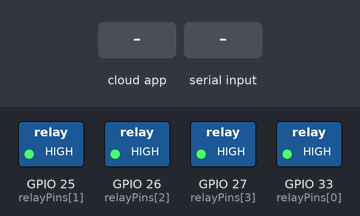
A sketch run on a simulated ESP32. Parts: switched loads named in the sketch (green lamp = pin HIGH). Inputs (shaded band) come from the test bench. WiFi joins after 1.5 s; servers stay silent unless stated; nothing arrives over Bluetooth unless stated.

Above: at 2.7 s.
2.8 s: the phone or cloud app sets DEVICE_ID_1 to 1
At 4.0 s:
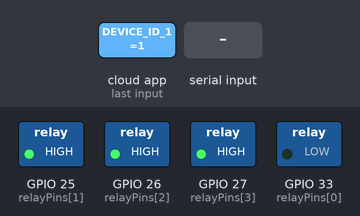
4.3 s: the phone or cloud app sets DEVICE_ID_2 to 1
At 5.4 s:
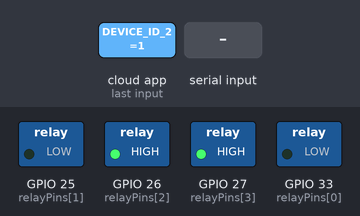
5.8 s: the phone or cloud app sets DEVICE_ID_3 to 1
At 6.5 s:
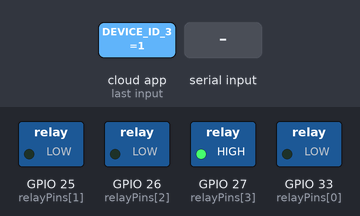
7.3 s: the phone or cloud app sets DEVICE_ID_4 to 1
At 7.6 s:
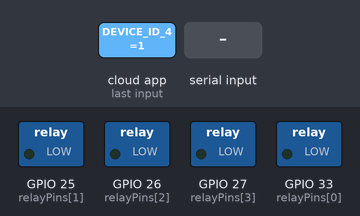
8.8 s: "OFF1\n" received over the second serial link
At 10.0 s:
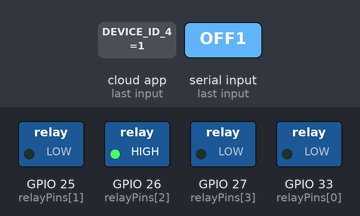
10.3 s: the phone or cloud app sets DEVICE_ID_1 to 0
At 11.2 s:
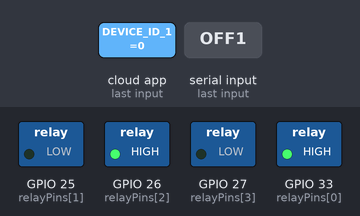
Timing chart, 0 to 12.8 s (numbered marks = the images above; inputs shaded):
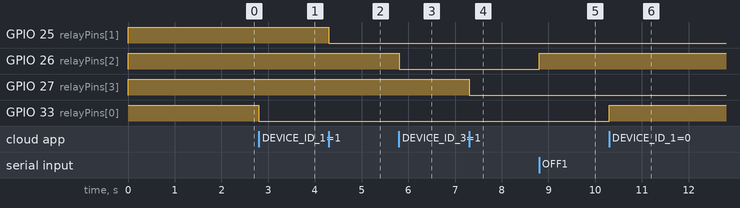

Measured:
- after the input at 2.8 s, GPIO 33 (relayPins[0]): HIGH → LOW at once
- after the input at 4.3 s, GPIO 25 (relayPins[1]): HIGH → LOW at once
- after the input at 5.8 s, GPIO 26 (relayPins[2]): HIGH → LOW at once
- after the input at 7.3 s, GPIO 27 (relayPins[3]): HIGH → LOW at once
- after the input at 8.8 s, GPIO 26 (relayPins[2]): LOW → HIGH at once
- after the input at 10.3 s, GPIO 33 (relayPins[0]): LOW → HIGH at once

The sketch:

main.ino
```cpp
#define ENABLE_DEBUG

#include <WiFi.h>
#include "BluetoothSerial.h"
#include "SinricPro.h"
#include "SinricProSwitch.h"

BluetoothSerial SerialBT;

// ===== WiFi Credentials (DEMO) =====
#define WIFI_SSID     "YOUR_WIFI_NAME"
#define WIFI_PASS     "YOUR_WIFI_PASSWORD"

// ===== Sinric Pro Credentials (DEMO) =====
#define APP_KEY       "YOUR_APP_KEY"
#define APP_SECRET    "YOUR_APP_SECRET"

// ===== Device IDs (DEMO) =====
#define DEVICE_ID_1   "DEVICE_ID_1" // Bulb 1
#define DEVICE_ID_2   "DEVICE_ID_2" // Bulb 2
#define DEVICE_ID_3   "DEVICE_ID_3" // Tube Light
#define DEVICE_ID_4   "DEVICE_ID_4" // Charging Socket

// ===== Relay Pins (LOW level trigger) =====
int relayPins[4] = {33, 25, 26, 27};

// ===== Relay Control =====
void setRelay(int relay, bool state) {
  digitalWrite(relayPins[relay], state ? LOW : HIGH);

  String feedback = "STATE:";
  feedback += String(relay + 1);
  feedback += state ? ":ON" : ":OFF";

  SerialBT.println(feedback);
}

// ===== Sinric Callback =====
bool onPowerState(const String &deviceId, bool &state) {

  if (deviceId == DEVICE_ID_1) setRelay(0, state);
  else if (deviceId == DEVICE_ID_2) setRelay(1, state);
  else if (deviceId == DEVICE_ID_3) setRelay(2, state);
  else if (deviceId == DEVICE_ID_4) setRelay(3, state);

  return true;
}

void setup() {
  Serial.begin(115200);

  // Relay setup
  for (int i = 0; i < 4; i++) {
    pinMode(relayPins[i], OUTPUT);
    digitalWrite(relayPins[i], HIGH); // OFF
  }

  // Bluetooth
  SerialBT.begin("ESP32_Home_Control");

  // WiFi Connection
  WiFi.begin(WIFI_SSID, WIFI_PASS);
  unsigned long startAttemptTime = millis();

  while (WiFi.status() != WL_CONNECTED &&
         millis() - startAttemptTime < 10000) {
    delay(500);
  }

  // ===== SinricPro Device Setup =====
  SinricProSwitch &sw1 = SinricPro[DEVICE_ID_1];
  SinricProSwitch &sw2 = SinricPro[DEVICE_ID_2];
  SinricProSwitch &sw3 = SinricPro[DEVICE_ID_3];
  SinricProSwitch &sw4 = SinricPro[DEVICE_ID_4];

  sw1.onPowerState(onPowerState);
  sw2.onPowerState(onPowerState);
  sw3.onPowerState(onPowerState);
  sw4.onPowerState(onPowerState);

  SinricPro.begin(APP_KEY, APP_SECRET);
  SinricPro.restoreDeviceStates(true);
}

void loop() {

  // Mode indication
  if (WiFi.status() == WL_CONNECTED) {
    SerialBT.println("MODE:CLOUD");
  } else {
    SerialBT.println("MODE:BT");
  }

  // Auto reconnect WiFi
  if (WiFi.status() != WL_CONNECTED) {
    Serial.println("WiFi Lost! Reconnecting...");
    WiFi.begin(WIFI_SSID, WIFI_PASS);
    delay(5000);
  }

  SinricPro.handle();

  // ===== Bluetooth Control =====
  if (SerialBT.available()) {
    String cmd = SerialBT.readStringUntil('\n');
    cmd.trim();

    if (cmd == "ON1") setRelay(2, true);
    else if (cmd == "OFF1") setRelay(2, false);
    else if (cmd == "ON2") setRelay(0, true);
    else if (cmd == "OFF2") setRelay(0, false);
    else if (cmd == "ON3") setRelay(1, true);
    else if (cmd == "OFF3") setRelay(1, false);
    else if (cmd == "ON4") setRelay(3, true);
    else if (cmd == "OFF4") setRelay(3, false);
  }
}


// #define ENABLE_DEBUG

// #include <WiFi.h>
// #include "BluetoothSerial.h"
// #include "SinricPro.h"
// #include "SinricProSwitch.h"

// BluetoothSerial SerialBT;

// // ===== WiFi Credentials =====
// #define WIFI_SSID     "Faiz"
// #define WIFI_PASS     "Faiz@123"

// // ===== Sinric Pro Credentials =====
// #define APP_KEY       "ea8f86aa-1769-4789-81e6-0e4d4d977250"
// #define APP_SECRET    "eb55a33e-8401-495d-b5aa-83df294874f2-0beb29f5-115a-444c-8227-beddde388f07"

// // ===== Device IDs =====
// #define DEVICE_ID_1   "696e26b92c0599192ae2ef2b" // bulb 1
// #define DEVICE_ID_2   "696e26b92c0599192ae2ef2b" // Bulb 2
// #define DEVICE_ID_3   "696e263f40cb098d90c26034" // Tube Light
// #define DEVICE_ID_4   "69b778badafb005af4d5d0ad" // Charging Socket

// // ===== Relay Pins (LOW level trigger) =====
// int relayPins[4] = {33, 25, 26, 27};

// // ===== Relay Control =====
// void setRelay(int relay, bool state) {
//   digitalWrite(relayPins[relay], state ? LOW : HIGH);

//   String feedback = "STATE:";
//   feedback += String(relay + 1);
//   feedback += state ? ":ON" : ":OFF";

//   SerialBT.println(feedback);
// }

// // ===== Sinric Callback =====
// bool onPowerState(const String &deviceId, bool &state) {

//   if (deviceId == DEVICE_ID_1) setRelay(0, state);
//   if (deviceId == DEVICE_ID_2) setRelay(1, state);
//   if (deviceId == DEVICE_ID_3) setRelay(2, state);
//   if (deviceId == DEVICE_ID_4) setRelay(3, state);

//   return true;
// }

// void setup() {
//   Serial.begin(115200);

//   // Relay setup
//   for (int i = 0; i < 4; i++) {
//     pinMode(relayPins[i], OUTPUT);
//     digitalWrite(relayPins[i], HIGH); // OFF
//   }

//   // Bluetooth
//   SerialBT.begin("ESP32_Home_Control");

//   // WiFi
//   WiFi.begin(WIFI_SSID, WIFI_PASS);
//   unsigned long startAttemptTime = millis();
//   while (WiFi.status() != WL_CONNECTED &&
//        millis() - startAttemptTime < 10000) {
//   delay(500);
//   }

//   // ===== SinricPro device objects (THIS FIXES YOUR ERROR) =====
//   SinricProSwitch &sw1 = SinricPro[DEVICE_ID_1];
//   SinricProSwitch &sw2 = SinricPro[DEVICE_ID_2];
//   SinricProSwitch &sw3 = SinricPro[DEVICE_ID_3];
//   SinricProSwitch &sw4 = SinricPro[DEVICE_ID_4];

//   sw1.onPowerState(onPowerState);
//   sw2.onPowerState(onPowerState);
//   sw3.onPowerState(onPowerState);
//   sw4.onPowerState(onPowerState);

//   SinricPro.begin(APP_KEY, APP_SECRET);
//   SinricPro.restoreDeviceStates(true);
// }

// void loop() {
//   if (WiFi.status() == WL_CONNECTED) {
//   SerialBT.println("MODE:CLOUD");
//   } else {
//   SerialBT.println("MODE:BT");
//   }
//   if (WiFi.status() != WL_CONNECTED) {
//   Serial.println("WiFi Lost! Reconnecting...");
//   WiFi.begin(WIFI_SSID, WIFI_PASS);
//   delay(5000);
//   }
//   SinricPro.handle();

//   // ===== Bluetooth Control =====
//   if (SerialBT.available()) {
//     String cmd = SerialBT.readStringUntil('\n');
//     cmd.trim();

//     if (cmd == "ON1") setRelay(2, true);
//     else if (cmd == "OFF1") setRelay(2, false);
//     else if (cmd == "ON2") setRelay(0, true);
//     else if (cmd == "OFF2") setRelay(0, false);
//     else if (cmd == "ON3") setRelay(1, true);
//     else if (cmd == "OFF3") setRelay(1, false);
//     else if (cmd == "ON4") setRelay(3, true);
//     else if (cmd == "OFF4") setRelay(3, false);
//   }
// }
```
